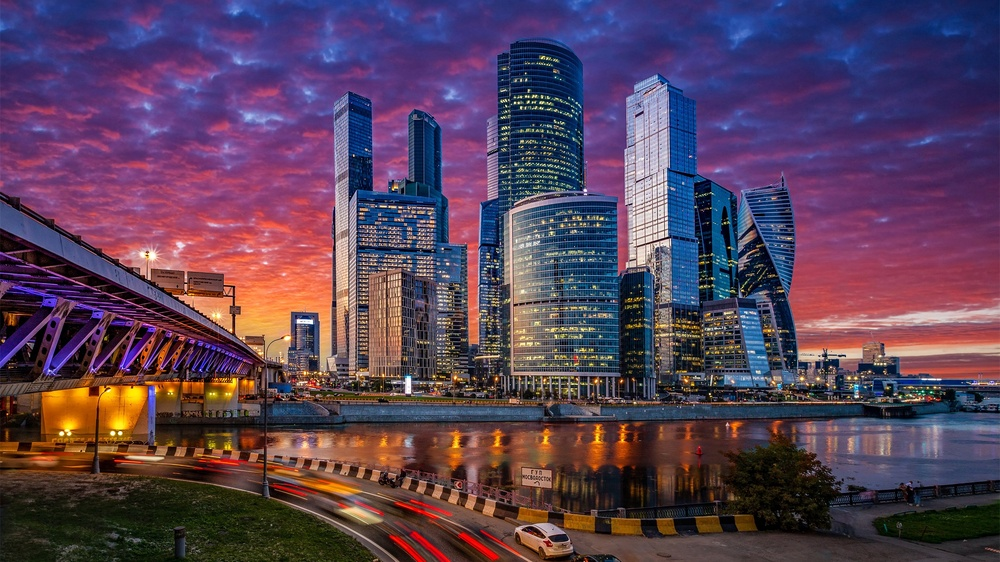
#> input picture puzzle_examples/city4k.jpg, 1000 x 562 px, shrunk from 3840 x 2160 before the run, found by its file name
$ jupyter execute puzzle_generator.ipynb
#> lines starting #> are read from the running program, lines starting #| are printed output that depends on the picture
[cell 1]
import numpy as np
import cv2
import random
import os

[cell 2]
def find_piece_and_ext_img_sizes(piece_count, overlap, img_size):
    for piece_size in range(overlap + 1, img_size + 1):
        extended_img_size = piece_size * piece_count - overlap * (piece_count - 1)
        if extended_img_size >= img_size:
            return piece_size, extended_img_size

[cell 3]
img_path = 'puzzle/city4k.jpg'
save_to = 'puzzle/city4k_shuffle'

rows_count = 30
cols_count = 15
height_overlap = 40
width_overlap = 30

[cell 4]
img = cv2.imread(img_path)
#> img is the input picture: shape (562, 1000, 3); mean B, G, R 88.2, 65.1, 88.9
img_size = np.array(img.shape[:2])
#> img_size = [562, 1000]

piece_size = np.zeros((2), dtype=np.int32)
ext_img_size = np.zeros((2), dtype=np.int32)
piece_size[0], ext_img_size[0] = find_piece_and_ext_img_sizes(rows_count, height_overlap, img_size[0])
piece_size[1], ext_img_size[1] = find_piece_and_ext_img_sizes(cols_count, width_overlap, img_size[1])
shift = piece_size - np.array([height_overlap, width_overlap])

pad = (ext_img_size - img_size) // 2
#> pad = [9, 2]
ext_img = np.zeros((*ext_img_size, 3), dtype=np.uint8)
ext_img[pad[0]:pad[0] + img_size[0], pad[1]:pad[1] + img_size[1]] = img
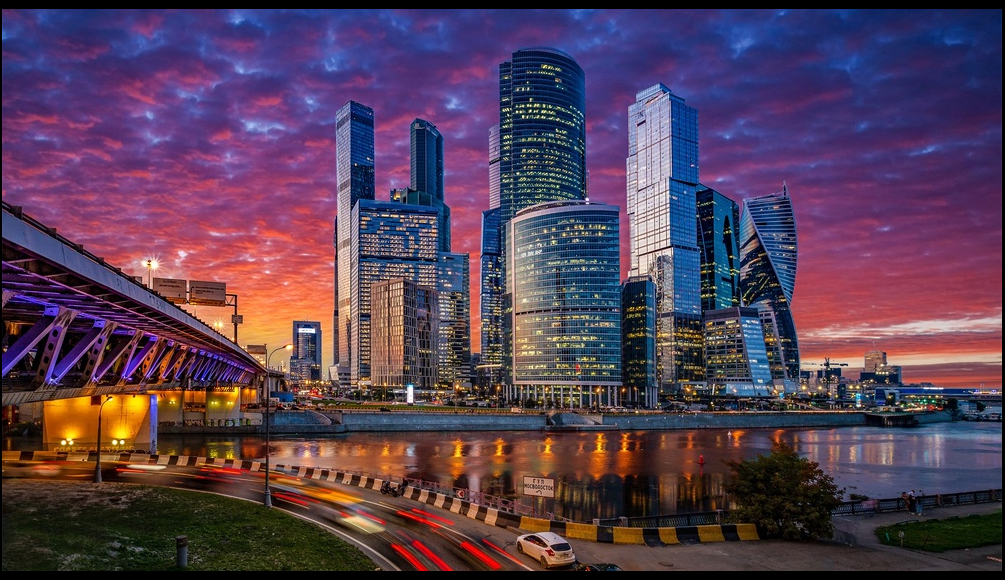
#> ext_img: shape (580, 1005, 3); mean B, G, R 85, 62.8, 85.7

pieces = []

for row in range(rows_count):
    for col in range(cols_count):
        piece = ext_img[row * shift[0]:row * shift[0] + piece_size[0], col * shift[1]:col * shift[1] + piece_size[1]]
        pieces.append(piece.copy())
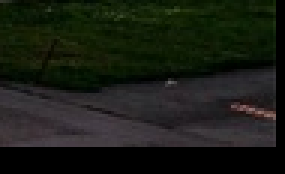
#> piece: shape (58, 95, 3) (shown 3 times larger); mean B, G, R 20.2, 28.4, 24.7
#> after the loop, pieces = 450 items

random.shuffle(pieces)

os.makedirs(save_to, exist_ok=True)

for idx, piece in enumerate(pieces):
    filename = f'{save_to}/{idx}.jpg'
    cv2.imwrite(filename, piece)
#> this loop made 450 passes
#> filename on passes 1 to 3: 'puzzle/city4k_shuffle/0.jpg', 'puzzle/city4k_shuffle/1.jpg', 'puzzle/city4k_shuffle/2.jpg'
#> pass 1, `cv2.imwrite(filename, piece)`:
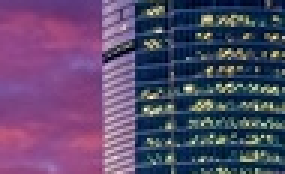
#> saved as 0.jpg: shape (58, 95, 3) (shown 3 times larger); mean B, G, R 107.8, 73.6, 90
#> pass 2, `cv2.imwrite(filename, piece)`:
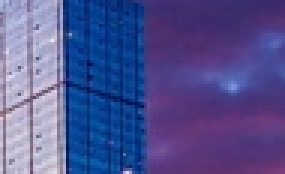
#> saved as 1.jpg: shape (58, 95, 3) (shown 3 times larger); mean B, G, R 144.6, 83.1, 81.6

print(f'Piece size = {piece_size[0]} x {piece_size[1]}')
print(f'Extended image size = {ext_img_size[0]} x {ext_img_size[1]}')

$ run again, with puzzle_examples/china.jpg copied over puzzle_examples/city4k.jpg
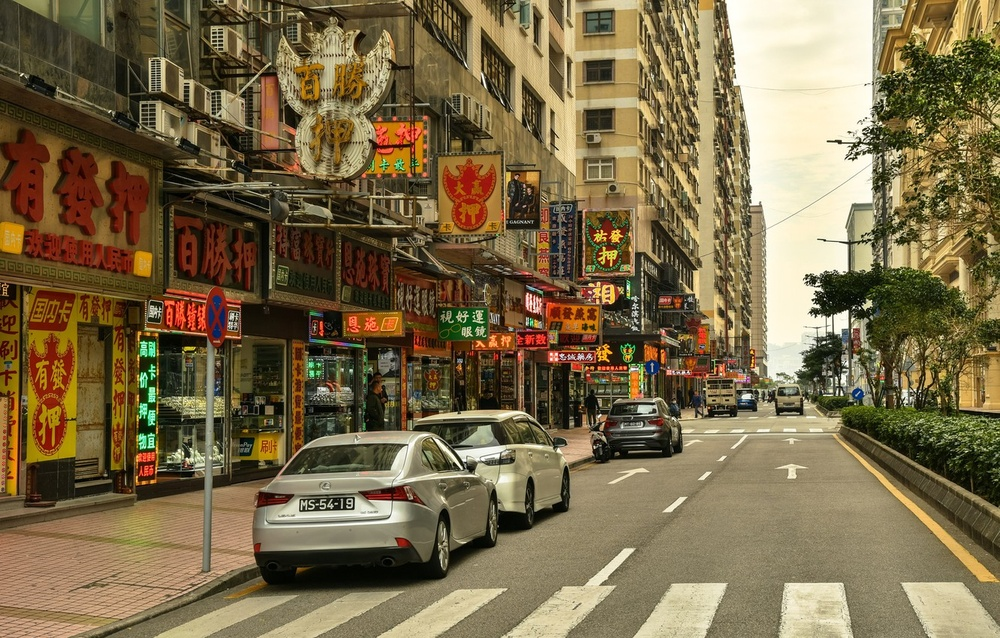
#> input picture puzzle_examples/china.jpg, 1000 x 638 px, shrunk from 1332 x 850 before the run, found by its file name
#> img is the input picture: shape (638, 1000, 3); mean B, G, R 73.4, 106.5, 122.5
#> after the loop `for row in range(rows_count):`:
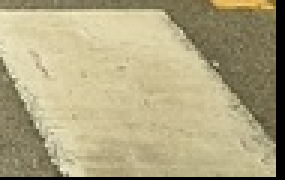
#> piece: shape (60, 95, 3) (shown 3 times larger); mean B, G, R 128.6, 164.8, 174.4
#> after the loop `for row in range(rows_count):`: pieces = 450 items
#> the loop `for idx, piece in enumerate(pieces):` made 450 passes
#> filename on passes 1 to 3: 'puzzle/city4k_shuffle/0.jpg', 'puzzle/city4k_shuffle/1.jpg', 'puzzle/city4k_shuffle/2.jpg'
#> pass 2, `cv2.imwrite(filename, piece)`:
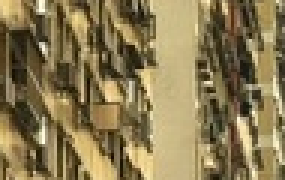
#> saved as 1.jpg: shape (60, 95, 3) (shown 3 times larger); mean B, G, R 81.7, 121.5, 137.6
